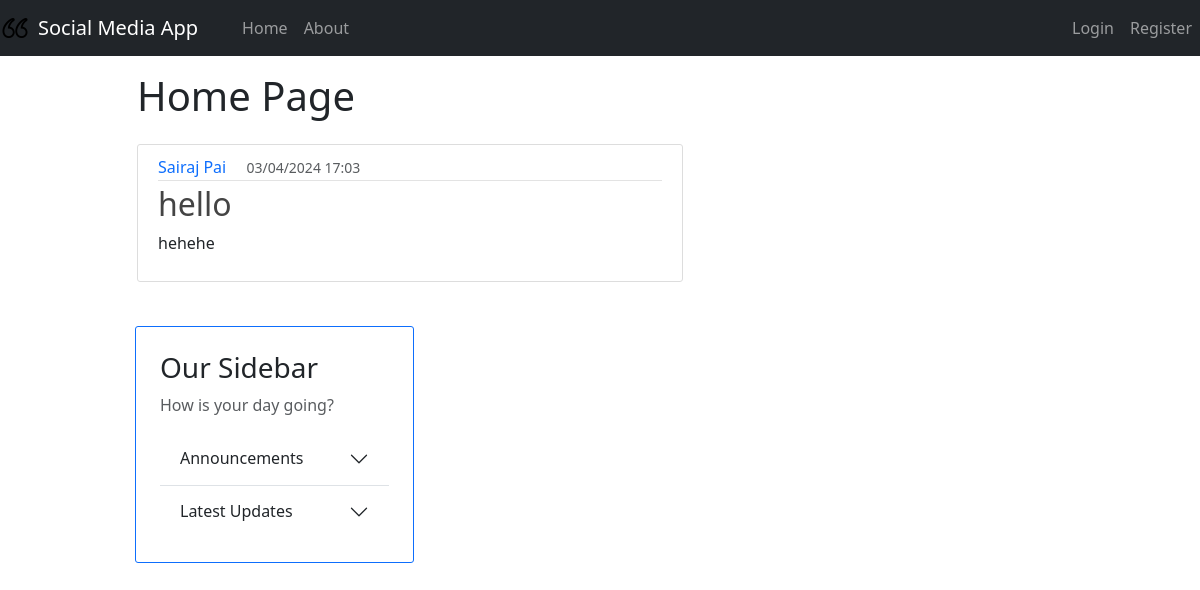
Before: / with the older database file.
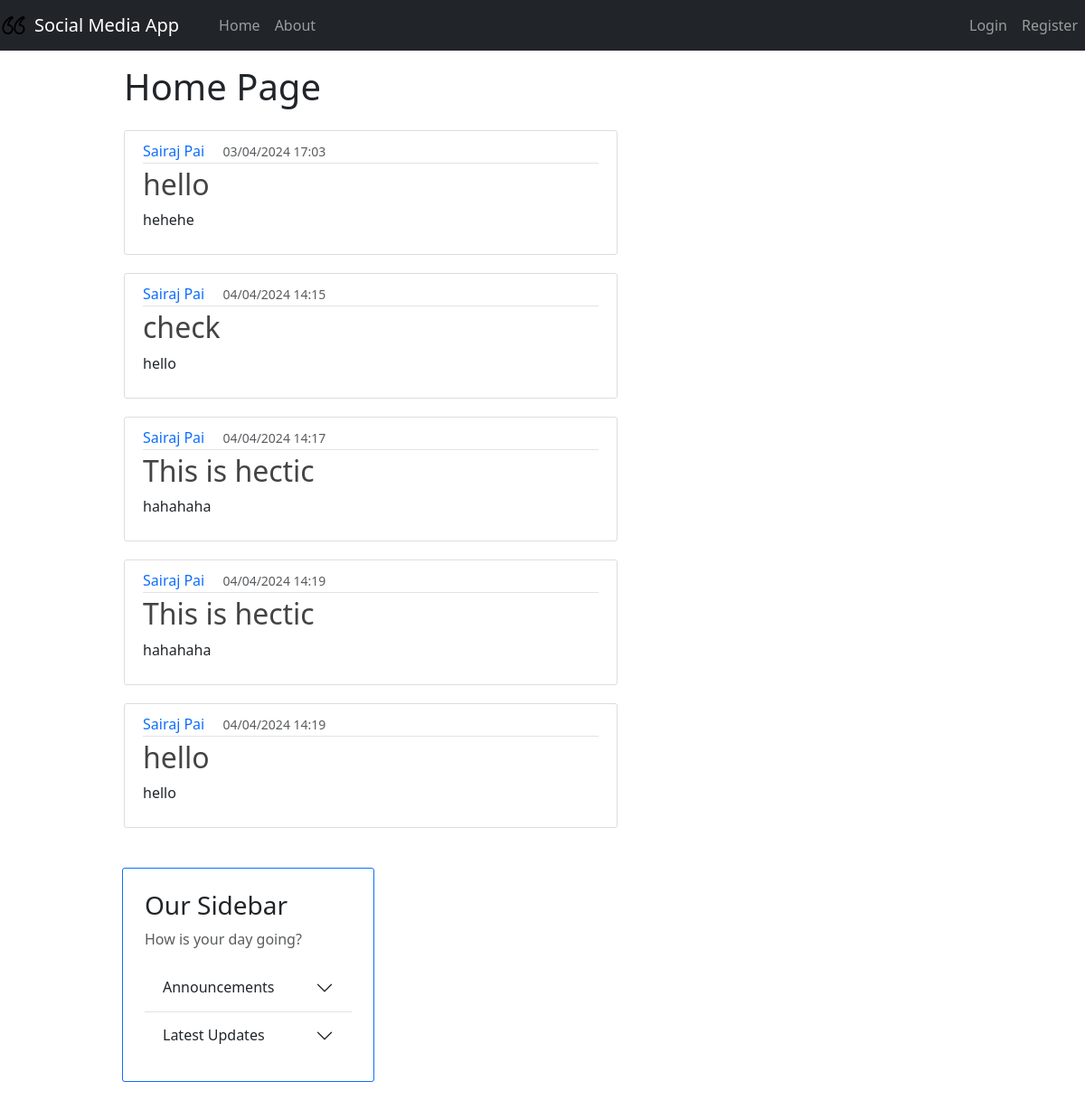
After: the same page with the newer database file.
### models.py (models this page shows, shortened)
class Base(DeclarativeBase): # pylint: disable=too-few-public-methods
    pass

class Posts(Base): # pylint: disable=too-few-public-methods
    __tablename__ = "posts"
    id: Mapped[int] = mapped_column(primary_key=True)
    title: Mapped[str] = mapped_column(nullable=False)
    text: Mapped[str] = mapped_column(nullable=False)
    image: Mapped[Optional[str]] = mapped_column()
    likes: Mapped[List["Likes"]] = relationship(back_populates="post")
    timestamp: Mapped[int] = mapped_column(nullable=False)
    owner_id: Mapped[str] = mapped_column(ForeignKey("user_account.username"))
    owner: Mapped["User"] = relationship(back_populates="posts")
    comments: Mapped[List["Comments"]] = relationship(back_populates="post")
    no_of_likes = column_property(
        select(func.count(Likes.id))
        .where(Likes.liked_post_id == id)
        .scalar_subquery()
    )

class User(Base, UserMixin): # pylint: disable=too-few-public-methods
    __tablename__ = "user_account"
    username: Mapped[str] = mapped_column(primary_key=True)
    fullname: Mapped[str] = mapped_column(nullable=False)
    email: Mapped[str] = mapped_column(nullable=False, unique=True)
    password: Mapped[str] = mapped_column(nullable=False)
    profile_pic_url: Mapped[Optional[str]] = mapped_column(default="user.png")
    posts: Mapped[List["Posts"]] = relationship(back_populates="owner")

### app.py (the view)
@app.route("/")
def home():
    posts = db.session.scalars( select(Posts) ).all()
    return render_template('home.html', posts=posts,datetime=datetime)

### templates/home.html
{% extends "layout.html" %}
{% block content %}
    {% if current_user.is_authenticated %}
        <h1 class="mt-2 mb-4"> Welcome, {{ current_user.fullname }}! </h1>
    {% else %}
        <h1 class="mt-2 mb-4"> Home Page </h1>
    {% endif %}
    {% for post in posts %}
        <article class="media content-section">
          <div class="media-body">
            <div class="article-metadata">
              <a class="text-decoration-none me-3" href="#">{{ post.owner.fullname }}</a>
              <small class="text-muted">{{ datetime.fromtimestamp(post.timestamp).strftime('%d/%m/%Y %H:%M') }}</small>
            </div>
            <h2><a class="article-title text-decoration-none" href="{{ url_for('post',post_id=post.id) }}">{{ post.title }}<a></h2>
            <p class="article-content">{{ post.text }}</p>
          </div>
        </article>
    {% endfor %}
{% endblock %}

### templates/layout.html (shortened to what this page needs)
<!DOCTYPE html>
<html lang="en">
<head>
    <link href="https://cdn.jsdelivr.net/npm/bootstrap@5.3.3/dist/css/bootstrap.min.css" rel="stylesheet">
    <link rel="stylesheet" type="text/css" href="{{ url_for('static', filename='main.css') }}">
</head>
<body>
    <nav class="navbar navbar-expand-lg navbar-dark bg-dark mb-2">
         <img src="{{ url_for('static', filename='icon.png') }}" width="30" height="30" class="d-inline-block align-top me-2" alt="App Icon">
        <a class="navbar-brand" href="#">Social Media App</a>
        <div class="collapse navbar-collapse" id="navbarNav">
            <ul class="navbar-nav">
                <li class="nav-item active">
                    <a class="nav-link" href="{{ url_for('home') }}">Home </a>
                </li>
                <li class="nav-item">
                    <a class="nav-link" href="{{ url_for('about') }}">About</a>
                </li>
            </ul>
            <ul class="navbar-nav ms-auto">
                {% if not current_user.is_authenticated %}
                    <li class="nav-item">
                        <a class="nav-link" href="{{ url_for('login') }}">Login</a>
                    </li>
                    <li class="nav-item">
                        <a class="nav-link" href="{{ url_for('register') }}">Register</a>
                    </li>
                {% endif %}
            </ul>
        </div>
    </nav>
    <div class="container">
        <div class="row align-items-start">
            <div class="col-6 offset-1">
                {% block content %}
                {% endblock %}
            </div>
            <div class="col-3 offset-1 p-4 mt-4 border border-primary content-section">
                <div class="sidebar">
                    <h3>Our Sidebar</h3>
                    <p class='text-muted'>How is your day going?</p>
                    <div class="accordion accordion-flush" id="accordionFlushExample">
                        <div class="accordion-item">
                            <h2 class="accordion-header" id="flush-headingOne">
                                <button class="accordion-button collapsed" type="button" data-bs-toggle="collapse" data-bs-target="#flush-collapseOne" aria-expanded="false" aria-controls="flush-collapseOne">
                                    Announcements
                                </button>
                            </h2>
                        </div>
                        <div class="accordion-item">
                            <h2 class="accordion-header" id="flush-headingTwo">
                                <button class="accordion-button collapsed" type="button" data-bs-toggle="collapse" data-bs-target="#flush-collapseTwo" aria-expanded="false" aria-controls="flush-collapseTwo">
                                    Latest Updates
                                </button>
                            </h2>
                        </div>
                    </div>
                </div>
            </div>
        </div>
    </div>
</body>
</html>

### static/main.css (style rules this page uses)
.content-section { background: #ffffff; padding: 10px 20px; border: 1px solid #dddddd; border-radius: 8px; margin-bottom: 20px; }
#navbarNav { padding-left: 20px; }
.content-section { background: #ffffff; padding: 10px 20px; border: 1px solid #dddddd; border-radius: 3px; margin-bottom: 20px; }
.article-title { color: #444444; }
.article-content { white-space: pre-line; }
.article-metadata { padding-bottom: 1px; margin-bottom: 4px; border-bottom: 1px solid #e3e3e3 }

Changed rows visible on the page:
added Posts: owner.fullname "Sairaj Pai", fromtimestamp "04/04/2024 14:15", title "check", text "hello"
added Posts: owner.fullname "Sairaj Pai", fromtimestamp "04/04/2024 14:17", title "This is hectic", text "hahahaha"
added Posts: owner.fullname "Sairaj Pai", fromtimestamp "04/04/2024 14:19", title "This is hectic", text "hahahaha"
added Posts: owner.fullname "Sairaj Pai", fromtimestamp "04/04/2024 14:19", title "hello", text "hello"
